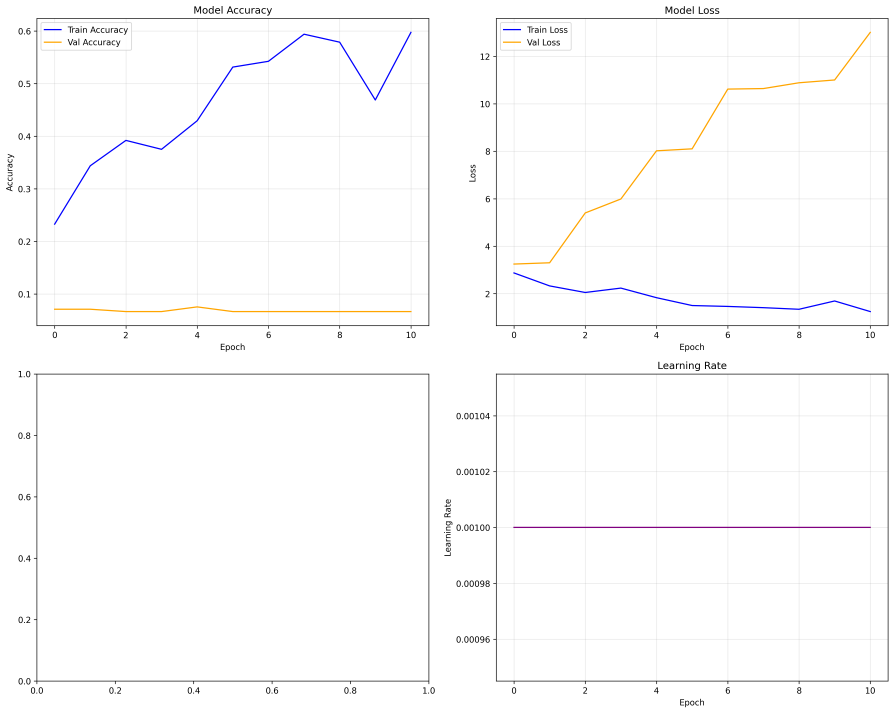
#> input picture model/training_history.png, 4470 x 3565 px (shown at 1/5 size)
$ python -i image_preprocessor.py   (imports and definitions only)
#> lines starting #> are read from the running program, lines starting #| are printed output that depends on the picture
import cv2
import numpy as np
from sklearn.preprocessing import MinMaxScaler
import os
import pickle
from tqdm import tqdm

class ImagePreprocessor:
    def __init__(self, target_size=(64, 64)):
        self.target_size = target_size
        self.scaler = MinMaxScaler()

    def resize_image(self, image, target_size=None):
        """
        Resize gambar ke ukuran target
        """
        if target_size is None:
            target_size = self.target_size

        return cv2.resize(image, target_size, interpolation=cv2.INTER_AREA)
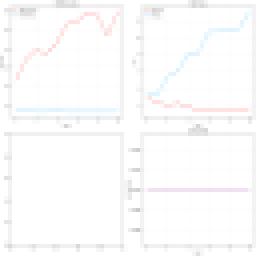
#> returned value: shape (64, 64, 3) (shown 4 times larger); mean of channels 0, 1, 2 251.8, 251.6, 251.8; drawn as B, G, R

    def histogram_equalization(self, image):
        """
        Histogram Equalization untuk meningkatkan kontras
        """
        # Convert ke LAB color space
        lab = cv2.cvtColor(image, cv2.COLOR_RGB2LAB)
#> lab: shape (64, 64, 3); mean of channels 0, 1, 2 252.1, 128.1, 127.9

        # Pisahkan channel L (Lightness)
        l, a, b = cv2.split(lab)
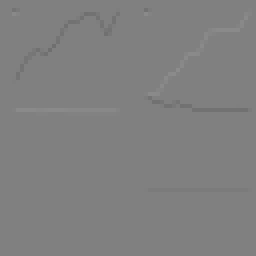
#> b: shape (64, 64) (shown 4 times larger); min 111, max 140, mean 127.9

        # Apply CLAHE (Contrast Limited Adaptive Histogram Equalization)
        clahe = cv2.createCLAHE(clipLimit=2.0, tileGridSize=(8,8))
        l = clahe.apply(l)
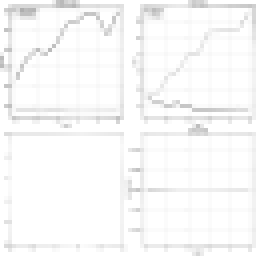
#> l: shape (64, 64) (shown 4 times larger); min 174, max 255, mean 249

        # Gabungkan kembali channel
        lab = cv2.merge([l, a, b])
#> lab: shape (64, 64, 3); mean of channels 0, 1, 2 249, 128.1, 127.9

        # Convert kembali ke RGB
        enhanced = cv2.cvtColor(lab, cv2.COLOR_LAB2RGB)

        return enhanced

    def gaussian_blur(self, image, kernel_size=(3, 3), sigma=0):
        """
        Gaussian Blur untuk noise reduction
        """
#> called with kernel_size = (3, 3), sigma = 0
        return cv2.GaussianBlur(image, kernel_size, sigma)
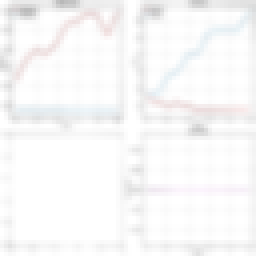
#> returned value: shape (64, 64, 3) (shown 4 times larger); mean of channels 0, 1, 2 248.3, 248, 248.3; drawn as B, G, R

    def normalize_image(self, image):
        """
        Normalisasi pixel values ke range [0, 1]
        """
        return image.astype(np.float32) / 255.0

    def preprocess_single_image(self, image, apply_blur=True, apply_hist_eq=True):
        """
        Apply semua preprocessing steps pada satu gambar
        """
        # 1. Resize
        processed = self.resize_image(image)

        # 2. Histogram Equalization (optional)
        if apply_hist_eq:
            processed = self.histogram_equalization(processed)

        # 3. Gaussian Blur (optional)
        if apply_blur:
            processed = self.gaussian_blur(processed)

        # 4. Normalization
        processed = self.normalize_image(processed)

        return processed

    # [115 lines left out: functions preprocess_batch, save_preprocessed_data, load_preprocessed_data, visualize_preprocessing_steps, not called in this run]

>>> import cv2
>>> picture = cv2.cvtColor(cv2.imread('model/training_history.png'), cv2.COLOR_BGR2RGB)
>>> result = ImagePreprocessor().preprocess_single_image(picture)
